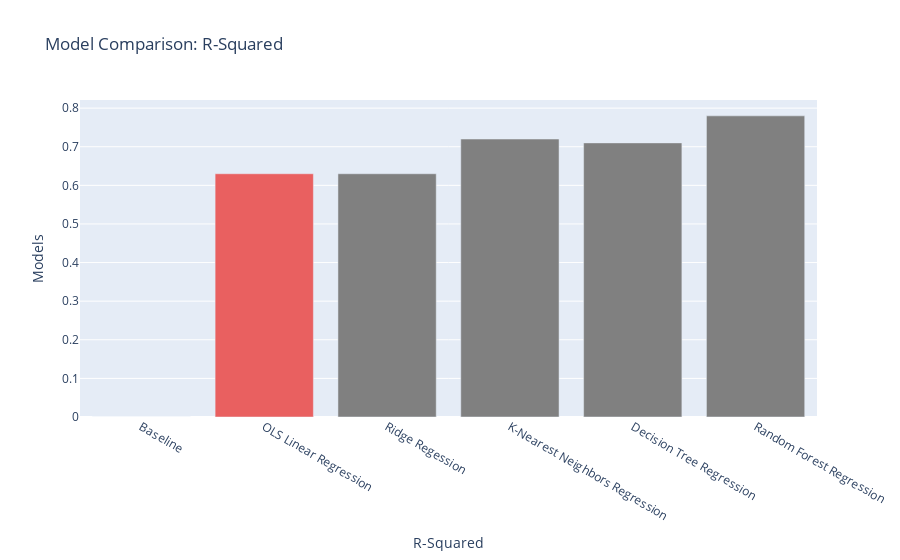

Write notebook code for a chart like this one.
### Code cell
# Bar chart with plotly: R-Squared
import plotly.graph_objects as go
trace = go.Bar(x=list(evaluation_df2.index), 
               y=evaluation_df2['R-squared'], 
               marker=dict(color=['gray', '#e96060', 'gray', 'gray', 'gray', 'gray']),
#                marker=dict(color=['#ebc83d','#badf55', '#35b1c9','#b06dad','#e96060', '#1e1d69']),
#               plot_bgcolor='rgb(10,10,10)'
              )
layout = go.Layout(title = 'Model Comparison: R-Squared', # Graph title
    yaxis = dict(title = 'Models'), # x-axis label
    xaxis = dict(title = 'R-Squared'), # y-axis label  
                  ) 

r2_fig = go.Figure(data = [trace], layout=layout)
r2_fig

### Figure 1 — Plotly figure (JSON) as saved in the notebook; plotly's stock layout.template omitted (floating-point values rounded to 4 significant figures)
{"data": [{"marker": {"color": ["gray", "#e96060", "gray", "gray", "gray", "gray"]}, "type": "bar", "x": ["Baseline", "OLS Linear Regression", "Ridge Regession", "K-Nearest Neighbors Regression", "Decision Tree Regression", "Random Forest Regression"], "y": [0, 0.63, 0.63, 0.72, 0.71, 0.78]}], "layout": {"autosize": true, "title": {"text": "Model Comparison: R-Squared"}, "xaxis": {"autorange": true, "range": [-0.5, 5.5], "title": {"text": "R-Squared"}, "type": "category"}, "yaxis": {"autorange": true, "range": [0, 0.8211], "title": {"text": "Models"}, "type": "linear"}}}
